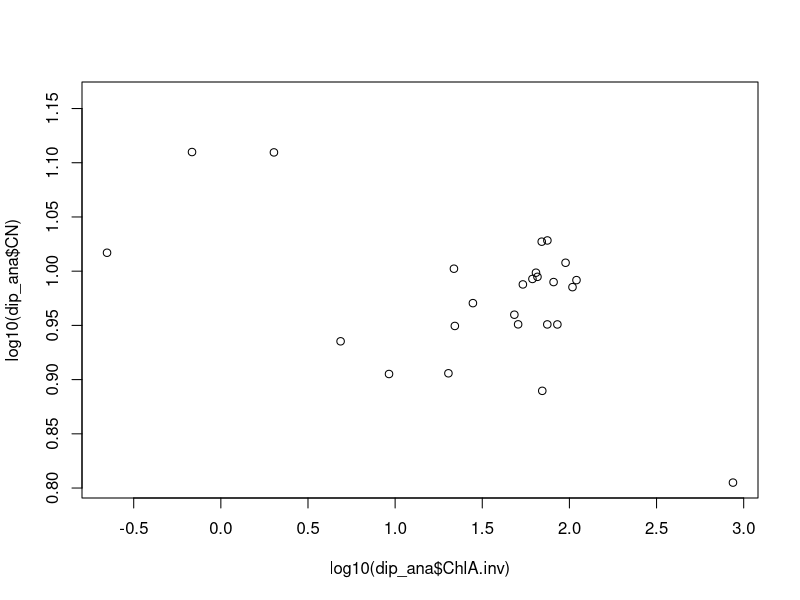
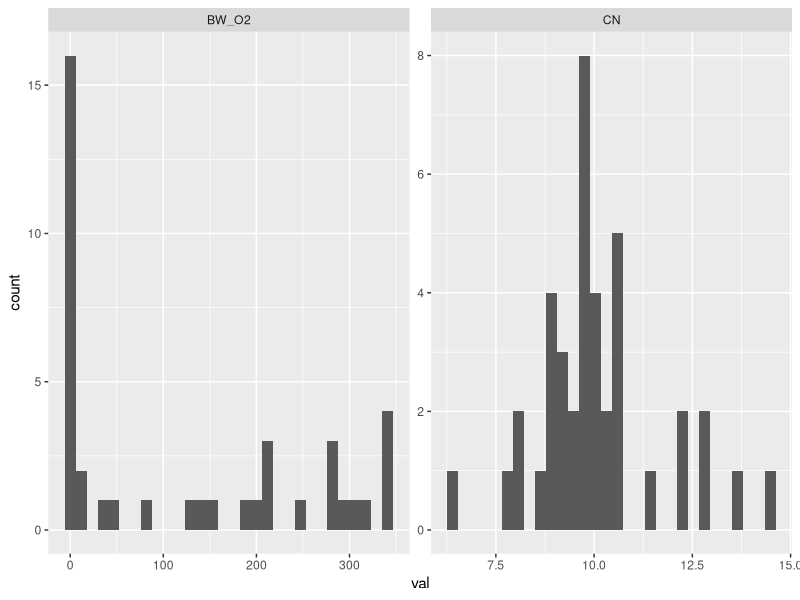
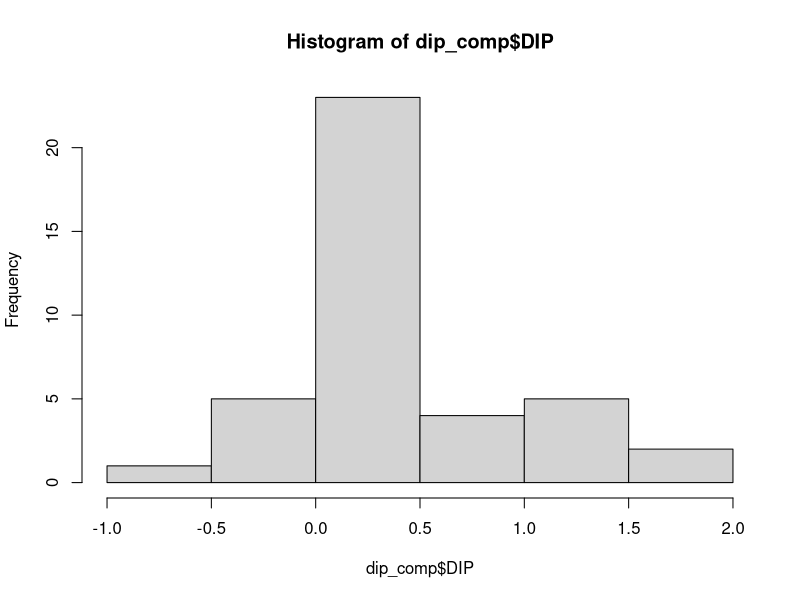

Source code (R) for these figures, in order:

# Project: Fluxes in the Baltic Sea

# Title: DIP flux data exploration

library(dplyr)
library(readr)
library(tidyr)
library(tibble)
library(here)
library(ggplot2)

# load in the Baltic Sea data
dip_raw <- read_csv(file = here("data/baltic_flux_analysis_data.csv"))

# view the data
View(dip_raw)
names(dip_raw)

# subset out the relevant columns
dip_ana <- 
  dip_raw %>%
  select(basin, BT, code, year,
         BW_O2, ChlA.inv, CN, DIP)

# subset out the rows where there are no DIP values available
dip_ana <- 
  dip_ana %>%
  filter(!is.na(DIP))

nrow(dip_ana)

# remove rows where all the explanatory have NAs i.e. where there are no values for the explanatory variables
dip_ana <- 
  dip_ana %>%
  filter_at(vars(BW_O2, ChlA.inv, CN), any_vars(!is.na(.)) ) # i.e. are any of these variables not NA?

# check how many data points have complete data
dip_ana %>%
  filter_at(vars(BW_O2, ChlA.inv, CN), all_vars(!is.na(.))) %>%
  View()

dip_ana %>%
  filter_at(vars(BW_O2, ChlA.inv, CN), any_vars(is.na(.))) %>%
  View()

# are there many sites with multiple deployments? no
dip_ana %>%
  group_by(basin, BT, code, year) %>%
  summarise(n = n()) %>%
  filter(n > 1)

# how many data points are there in the different basins?
dip_ana %>%
  group_by(basin) %>%
  summarise(n = n())

dip_ana %>%
  filter(basin == "GOB") %>%
  View()

# what is the spread of accumulation and other basin types
dip_ana %>%
  group_by(basin, BT) %>%
  summarise(n = n())


### investigate marine vs. terrestrial origins using PCA

# does ChlA.inv add extra information? 
plot(log10(dip_ana$ChlA.inv), log10(dip_ana$CN) )
cor(log10(dip_ana$ChlA.inv), log10(dip_ana$CN), use = "complete.obs")

# subset complete observations (i.e. ChlA.inv and CN)
d.pca <- 
  dip_ana %>%
  filter_at(vars(ChlA.inv, CN), all_vars(!is.na(.)))

# run a PCA with these two variables
pca_1 <- prcomp(~ log10(ChlA.inv) + log10(CN), d.pca, 
                center = TRUE, scale = TRUE)
summary(pca_1)

# try predict PC1 axis with just CN
summary(lm(pca_1$x[,1] ~ log10(d.pca$CN)))

# therefore, we probably wouldn't gain much by using ChlA.inv anyway


### create a data subset for the analysis

# subset out the rows where there is complete data
dip_comp <- 
  dip_ana %>%
  filter_at(vars(BW_O2, CN), all_vars(!is.na(.)))

# check the variable distributions
dip_comp %>%
  pivot_longer(cols = c("BW_O2", "CN"),
               names_to = "var",
               values_to = "val") %>%
  ggplot(data = .,
         mapping = aes(x = val)) +
  geom_histogram() +
  facet_wrap(~var, scales = "free")


# create a log10-transformed version of BW_O2
dip_comp <- 
  dip_comp %>%
  mutate(log_BW_O2 = log10(1 + BW_O2))

# create a hypoxic vs. non-hypoxic variable
dip_comp <- 
  dip_comp %>%
  mutate(hypoxic = if_else(BW_O2 < 63, 1, 0))

View(dip_comp)

# examine the distribution of DIP
hist(dip_comp$DIP) # decent distribution


# write these data into a file to run the models on
write_csv(x = dip_comp, file = here("data/baltic_flux_model_data.csv"))



